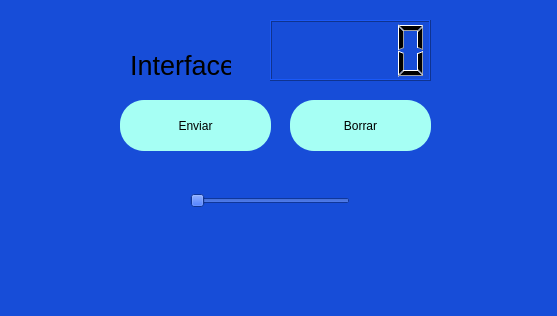
<?xml version="1.0" encoding="UTF-8"?>
<ui version="4.0">
 <class>MainWindow</class>
 <widget class="QMainWindow" name="MainWindow">
  <property name="geometry">
   <rect>
    <x>0</x>
    <y>0</y>
    <width>557</width>
    <height>316</height>
   </rect>
  </property>
  <property name="windowTitle">
   <string>MainWindow</string>
  </property>
  <property name="styleSheet">
   <string notr="true">background-color: rgb(23, 77, 216);</string>
  </property>
  <widget class="QWidget" name="centralwidget">
   <property name="styleSheet">
    <string notr="true">QPushButton{
	background-color: rgb(166, 255, 244);
	border-radius:24px;
}
QPushButton:hover{
	background-color: rgb(255, 255, 255);
}</string>
   </property>
   <widget class="QPushButton" name="pushButton">
    <property name="geometry">
     <rect>
      <x>120</x>
      <y>100</y>
      <width>151</width>
      <height>51</height>
     </rect>
    </property>
    <property name="text">
     <string>Enviar</string>
    </property>
   </widget>
   <widget class="QPushButton" name="pushButton_2">
    <property name="geometry">
     <rect>
      <x>290</x>
      <y>100</y>
      <width>141</width>
      <height>51</height>
     </rect>
    </property>
    <property name="text">
     <string>Borrar</string>
    </property>
   </widget>
   <widget class="QLabel" name="label">
    <property name="enabled">
     <bool>true</bool>
    </property>
    <property name="geometry">
     <rect>
      <x>130</x>
      <y>50</y>
      <width>101</width>
      <height>31</height>
     </rect>
    </property>
    <property name="font">
     <font>
      <pointsize>20</pointsize>
     </font>
    </property>
    <property name="text">
     <string>Interfaces</string>
    </property>
   </widget>
   <widget class="QLCDNumber" name="lcdNumber">
    <property name="geometry">
     <rect>
      <x>270</x>
      <y>20</y>
      <width>161</width>
      <height>61</height>
     </rect>
    </property>
   </widget>
   <widget class="QSlider" name="horizontalSlider">
    <property name="geometry">
     <rect>
      <x>190</x>
      <y>190</y>
      <width>160</width>
      <height>22</height>
     </rect>
    </property>
    <property name="orientation">
     <enum>Qt::Horizontal</enum>
    </property>
   </widget>
  </widget>
  <widget class="QMenuBar" name="menubar">
   <property name="geometry">
    <rect>
     <x>0</x>
     <y>0</y>
     <width>557</width>
     <height>24</height>
    </rect>
   </property>
  </widget>
  <widget class="QStatusBar" name="statusbar"/>
 </widget>
 <resources/>
 <connections/>
</ui>
